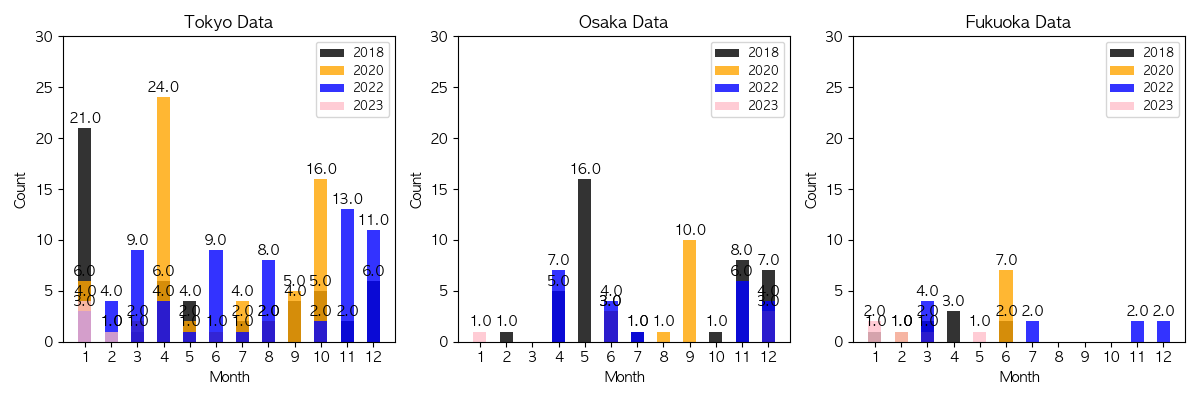

Source code (Python):
import pymongo
import os
import json
import matplotlib.pyplot as plt
import pandas as pd
import numpy as np

from pymongo import MongoClient

# 폰트 설정
plt.rcParams['font.family'] = 'AppleGothic'
BASE_DIR = os.path.dirname(os.path.dirname(os.path.relpath("./")))
secret_file = os.path.join(BASE_DIR, "../secret.json")

with open(secret_file) as f:
    secrets = json.load(f)

def get_secret(setting, secrets=secrets):
    try:
        return secrets[setting]
    except KeyError:
        errorMsg = "Set the {} environment variable.".format(setting)
    return errorMsg

HOSTNAME = get_secret("ATLAS_Hostname")
USERNAME = get_secret("ATLAS_Username")
PASSWORD = get_secret("ATLAS_Password")

# MongoDB 연결
client = MongoClient(f"mongodb+srv://{USERNAME}:{PASSWORD}@{HOSTNAME}")
db = client["project"]
collections = [db["collection2018"], db["collection2020"], db["collection2022"], db["collection2023"]]

# 데이터프레임 생성
df_list = []
year_list = [2018, 2020, 2022, 2023]
for year, collection in zip(year_list, collections):
    data = collection.find_one({}, {"_id": 0, "counts": 1})["counts"]
    df = pd.DataFrame(data).T.reset_index()
    df.columns = ["City"] + list(df.columns[1:])
    df["City"] = df["City"].str.split("|").str[1]
    df["Year"] = year
    df = df[["Year", "City"] + list(df.columns[1:-1])]
    df_list.append(df)

df = pd.concat(df_list)
df = df.reset_index(drop=True)

print(df)
# 그래프 그리기
# 그래프 그리기
plt.figure(figsize=(12, 4))

# 년도별 색상 매핑 딕셔너리
year_colors = {2018: "black", 2020: "orange", 2022: "blue", 2023: "pink"}

# 도시별 그래프 그리기
for i, city in enumerate(["Tokyo", "Osaka", "Fukuoka"]):
    plt.subplot(1, 3, i + 1)
    handles = []
    labels = []

    # 년도별 그래프 그리기
    for year in [2018, 2020, 2022, 2023]:
        city_data = df[(df["Year"] == year) & (df["City"] == city)]
        if not city_data.empty:
            x = range(1, 13)  # 월
            y = city_data.iloc[:, 2:].values[0]  # 도시별 월별 데이터

            # Skip plotting bars with a value of 0.0
            if np.count_nonzero(y) > 0:
                bar_width = 0.5  # 막대 그래프의 너비
                opacity = 0.8  # 막대 그래프의 투명도

                bars = plt.bar(x, y, bar_width,
                               alpha=opacity,
                               color=year_colors.get(year, "gray"))  # 이 부분을 수정했습니다.
                handles.append(bars[0])
                labels.append(str(year))

                # 막대 위에 값 표시 (0.0은 제외)
                for j, v in enumerate(y):
                    if not np.isnan(v) and v != 0.0 and np.isfinite(v):
                        plt.text(x[j], v + 0.5, str(v), ha='center')

    plt.xlabel("Month")
    plt.ylabel("Count")
    plt.title(f"{city} Data")
    plt.xticks(range(1, 13))

    y_min = np.nanmin(df.iloc[:, 2:].values)
    y_max = np.nanmax(df.iloc[:, 2:].values)
    plt.ylim(ymin=0, ymax=30)
    plt.legend(handles, labels)
    legend = plt.legend(handles, labels, loc='upper right', bbox_to_anchor=(1, 1), fontsize='small')  # Adjust the legend position and size

plt.tight_layout()  # 그래프 간격 조정

plt.savefig('a.png')
plt.show()
